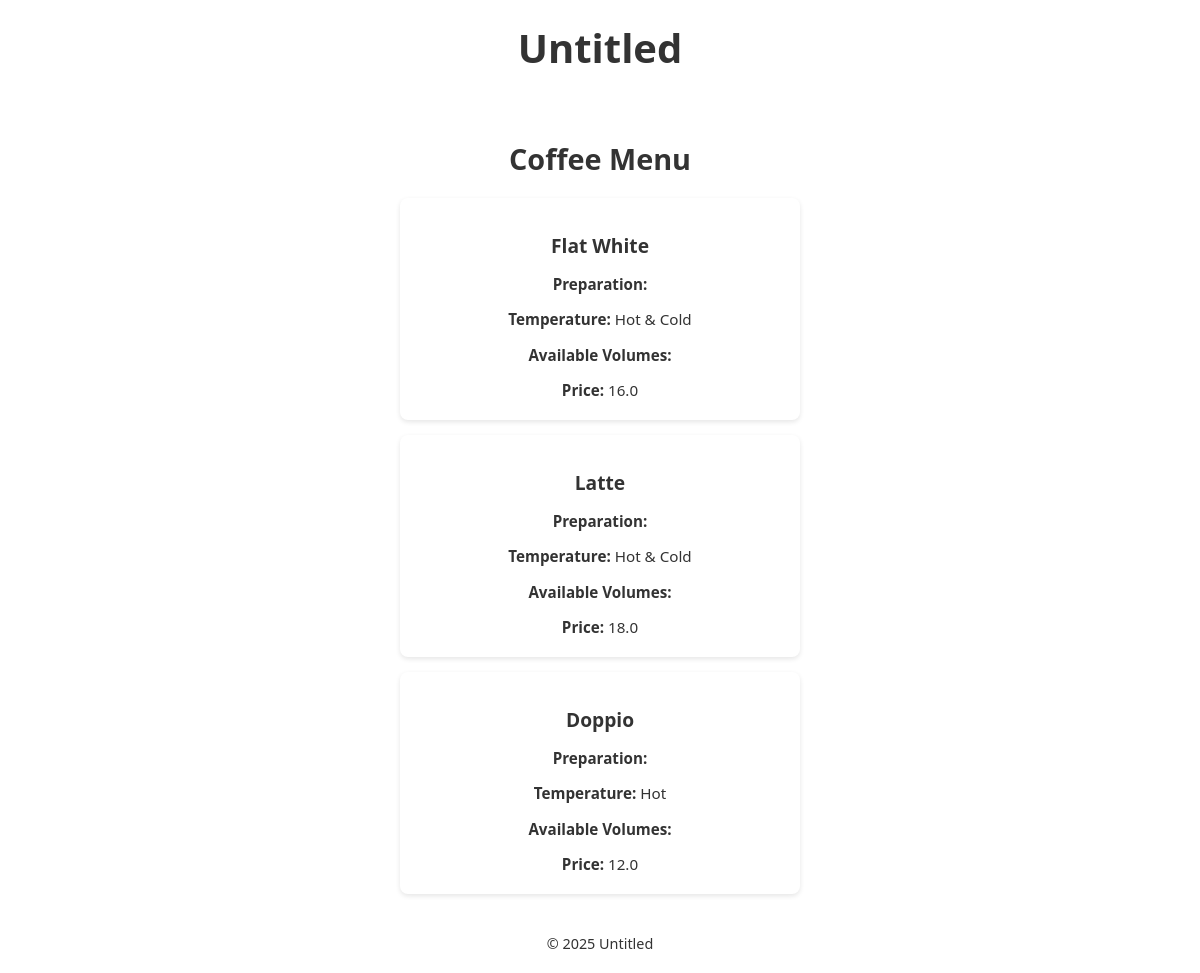
/coffee/, run on an earlier commit of the app's database.
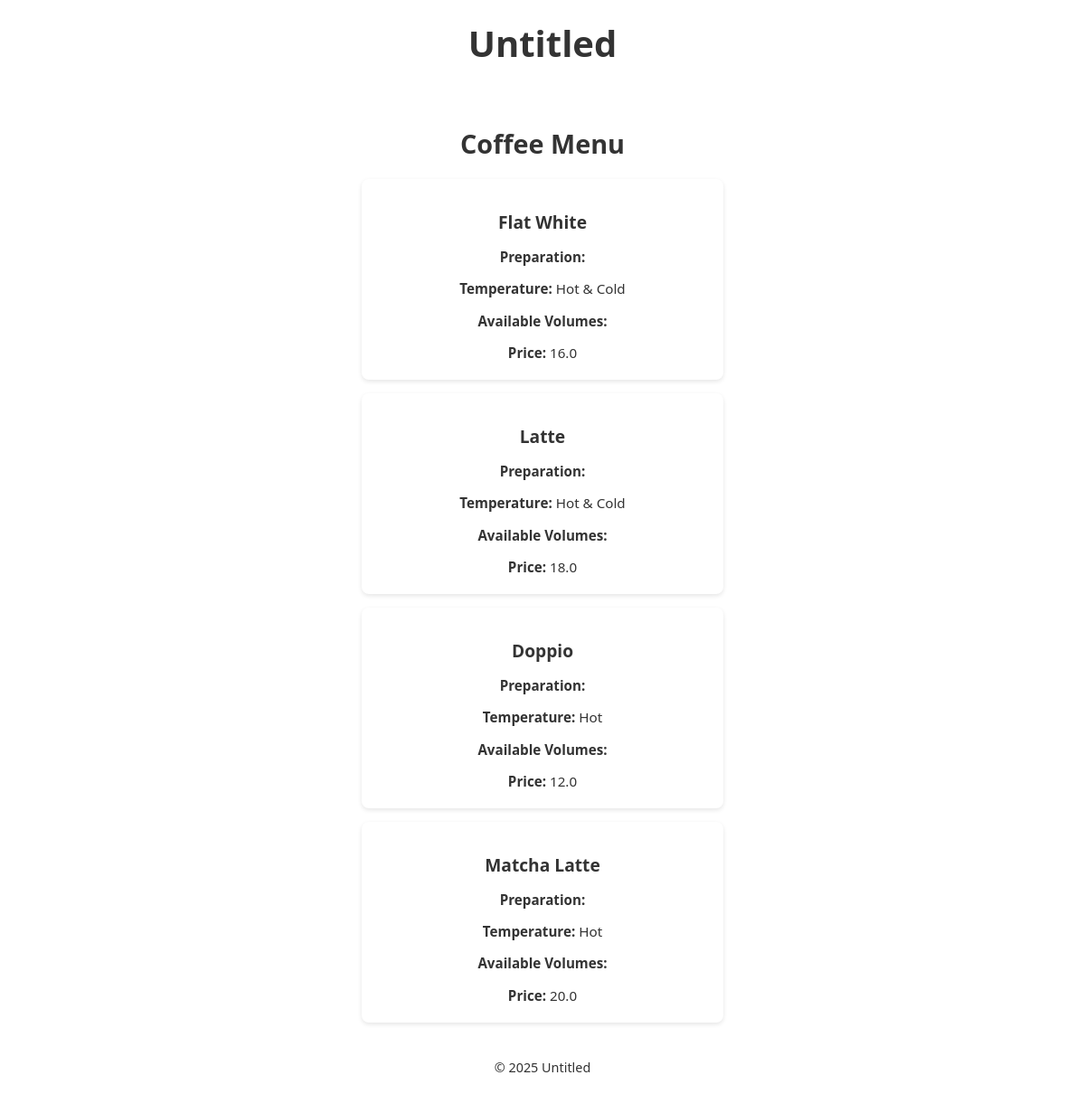
And on a later commit of the database.
### menu/models.py (models this page shows, shortened)
class Coffee(models.Model):
    TEMPERATURE_CHOICES = [
        ('hot', 'Hot'),
        ('cold', 'Cold'),
        ('both', 'Hot & Cold'),
    ]
    name = models.CharField(max_length=100)
    price = models.DecimalField(max_digits=8, decimal_places=2, default=0)
    volume = models.ManyToManyField(CoffeeVolume, blank=True, related_name='coffees')
    temperature = models.CharField(max_length=10, choices=TEMPERATURE_CHOICES, default='hot')
    image = models.ImageField(upload_to='menu/images/', blank=True, null=True)
    is_active = models.BooleanField(default=True)
    created_at = models.DateTimeField(auto_now_add=True, blank=True, null=True)
    updated_at = models.DateTimeField(auto_now=True, blank=True, null=True)
    def display_volumes(self):
        return ", ".join([v.volume for v in self.volume.all()])

### menu/views.py (the view)
# urls.py: path('coffee/', views.coffee_list, name='coffee'),
def coffee_list(request):
    coffees = Coffee.objects.filter(is_active=True)
    return render(request, 'menu/coffee.html', {'coffees': coffees})

### menu/templates/menu/coffee.html (shortened to what this page needs)
{% extends 'menu/base.html' %}
{% load static %}
{% block content %}
<section class="menu">
    <h2>Coffee Menu</h2>
    <div class="items">
        {% for coffee in coffees %}
        <div class="item-card">
            <h3>{{ coffee.name }}</h3>
            <p><strong>Preparation:</strong> {{ coffee.preparation }}</p>
            <p><strong>Temperature:</strong> {{ coffee.get_temperature_display }}</p>
            <p><strong>Available Volumes:</strong> {{ coffee.display_volumes }}</p>
            <p><strong>Price:</strong> {{ coffee.price|floatformat:1 }}</p>
        </div>
        {% empty %}
        <p>No coffees available at the moment.</p>
        {% endfor %}
    </div>
</section>
{% endblock %}

### menu/templates/menu/base.html (shortened to what this page needs)
{% load static %}
<!DOCTYPE html>
<html lang="en">
<head>
    <link rel="stylesheet" href="{% static 'menu/css/styles.css' %}">
</head>
<body>
    <header>
        <h1>Untitled</h1>
    </header>
    <main>
        {% block content %}{% endblock %}
    </main>
    <footer>
        <p>© 2025 Untitled</p>
    </footer>
</body>
</html>

### menu/static/menu/css/styles.css (style rules this page uses)
body { font-family: 'Segoe UI', Tahoma, Geneva, Verdana, sans-serif; margin: 0; padding: 0; background: url('../images/cafe-bg.jpg') no-repeat center center fixed; background-size: cover; color: #333; }
header, footer { background-color: rgba(255, 255, 255, 0.85); text-align: center; padding: 20px 0; }
header h1 { margin: 0; font-size: 2.5rem; }
footer p { margin: 0; font-size: 0.9rem; }
.menu { text-align: center; padding: 20px; }
.menu h2 { font-size: 1.8rem; margin-bottom: 20px; }
.items { display: flex; flex-direction: column; gap: 15px; max-width: 400px; margin: 0 auto; }
.item-card { background: #fff; padding: 15px; border-radius: 8px; box-shadow: 0 2px 5px rgba(0,0,0,0.1); }
.item-card h3 { font-size: 1.2rem; margin-bottom: 8px; }
.item-card p { font-size: 0.95rem; margin-bottom: 5px; }

What changed in the data, as far as the page shows it:
added Coffee: name "Matcha Latte", temperature "Hot", price "20.0"
